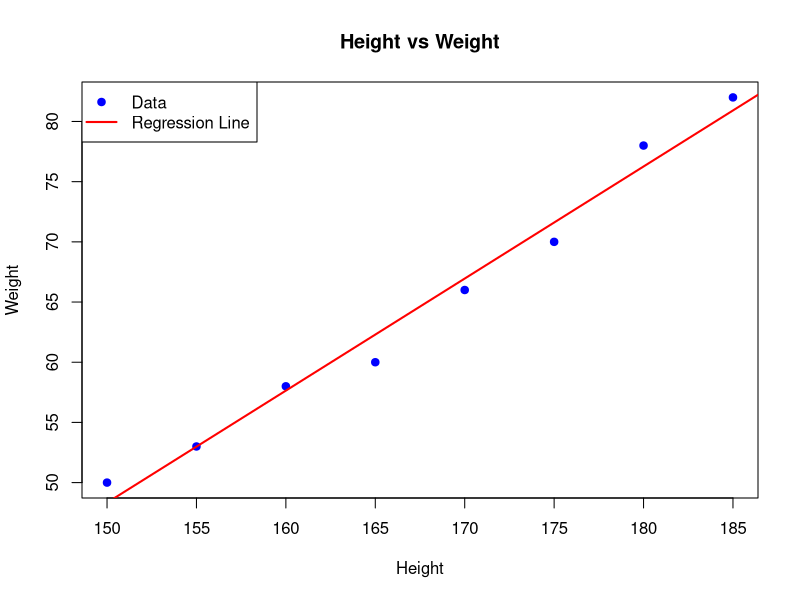

This chart was generated by the following R code:
# Load data
df <- read.table("height_weight.txt", header = TRUE)

# Fit linear model
model <- lm(Weight ~ Height, data = df)

# Output model summary
summary(model)

# Plot data and regression line
plot(Weight ~ Height, data = df, main = "Height vs Weight",
     xlab = "Height", ylab = "Weight", pch = 19, col = "blue")
abline(model, col = "red", lwd = 2)
legend("topleft", legend = c("Data", "Regression Line"),
       col = c("blue", "red"), pch = c(19, NA), lty = c(NA, 1), lwd = c(NA, 2))











